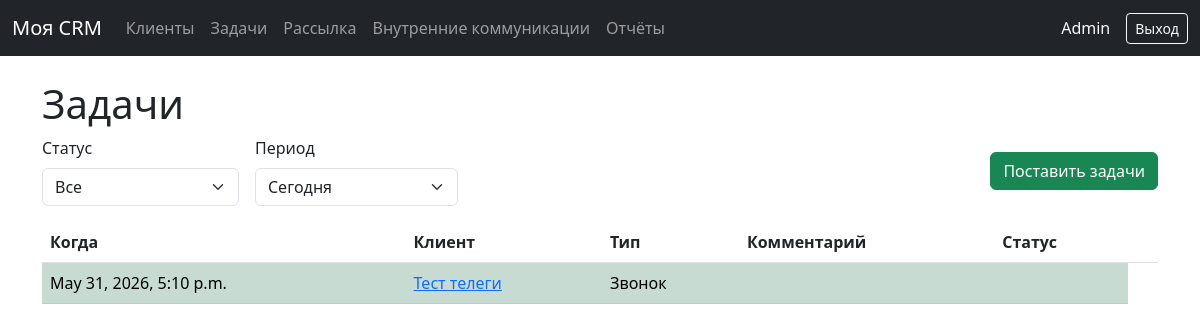
Page /tasks/ (signed in) on the committed database.
### crm/models.py (models this page shows, shortened)
class CallTask(models.Model):
    TASK_TYPE_CHOICES = [
        ('CALL', 'Звонок'),
        ('EMAIL', 'Письмо'),
        ('MESSAGE', 'Сообщение'),
        ('MEETING', 'Встреча'),
    ]
    STATUS_CHOICES = [
        ('PLANNED', 'Запланирован'),
        ('DONE', 'Выполнен'),
    ]
    client = models.ForeignKey(
        Client,
        verbose_name="Клиент",
        on_delete=models.CASCADE,
        related_name='call_tasks'
    )
    assigned_to = models.ForeignKey(
        User,
        verbose_name="Ответственный менеджер",
        on_delete=models.SET_NULL,
        null=True,
        blank=True,
        related_name='call_tasks'
    )
    planned_at = models.DateTimeField("Когда выполнить")
    status = models.CharField(
        "Статус",
        max_length=20,
        choices=STATUS_CHOICES,
        default='PLANNED'
    )
    task_type = models.CharField(
        "Тип задачи",
        max_length=20,
        choices=TASK_TYPE_CHOICES,
        default='CALL',
    )
    comment = models.CharField("Комментарий", max_length=255, blank=True, null=True)
    created_at = models.DateTimeField("Создано", auto_now_add=True)

class Client(models.Model):
    CONTACT_TYPE_CHOICES = [
        ('PHONE', 'Телефон'),
        ('EMAIL', 'Email'),
        ('TELEGRAM', 'Telegram'),
        ('WHATSAPP', 'WhatsApp'),
    ]
    CLIENT_TYPE_CHOICES = [
        ('BUYER', 'Покупатель'),
        ('BUILDER', 'Строитель'),
    ]
    PIPELINE_STAGE_CHOICES = [
        ('B_COLD', 'Холодный контакт (покупатель)'),
        ('B_NEEDS', 'Выявление потребности (покупатель)'),
        ('B_OFFER', 'Предложение (покупатель)'),
        ('B_PAYMENT', 'Оплата (покупатель)'),
        ('B_DELIVERY', 'Исполнение (покупатель)'),
        ('BU_COLD', 'Холодный контакт (строитель)'),
        ('BU_CONTACT', 'Контакт (строитель)'),
        ('BU_TASKS', 'Выявление задач (строитель)'),
        ('BU_KP', 'КП (строитель)'),
        ('BU_FIRST_CONTRACT', 'Первый договор (строитель)'),
        ('BU_SUPPORT', 'Сопровождение и удержание (строитель)'),
    ]
    full_name = models.CharField("ФИО", max_length=255)
    phone = models.CharField("Телефон", max_length=50)
    email = models.EmailField("Email", max_length=255, blank=True, null=True)
    telegram = models.CharField("Telegram", max_length=100, blank=True, null=True)
    whatsapp = models.CharField("WhatsApp", max_length=100, blank=True, null=True)
    responsible = models.ForeignKey(
        User,
        verbose_name="Ответственный менеджер",
        on_delete=models.SET_NULL,
        null=True,
        blank=True,
        related_name='clients'
    )
    client_type = models.CharField(
        "Тип клиента",
        max_length=20,
        choices=CLIENT_TYPE_CHOICES,
        default='BUYER',
    )
    pipeline_stage = models.CharField(
        "Этап воронки",
        max_length=30,
        choices=PIPELINE_STAGE_CHOICES,
        blank=True,
        null=True,
    )
    preferred_contact = models.CharField(
        "Приоритетный тип связи",
        max_length=20,
        choices=CONTACT_TYPE_CHOICES,
        blank=True,
        null=True,
    )
    source = models.CharField(
        "Источник",
        max_length=255,
        blank=True,
        null=True,
        help_text="Откуда пришёл клиент (реклама, рекомендация и т.п.)",
    )
    request_text = models.CharField(
        "Запрос",
        max_length=500,
        blank=True,
        null=True,
        help_text="Краткий запрос клиента",
    )
    first_note = models.TextField(
        "Примечание при создании",
        blank=True,
        null=True,
        help_text="Подробное примечание при создании клиента",
    )
    created_at = models.DateTimeField("Создан", auto_now_add=True)
    updated_at = models.DateTimeField("Обновлён", auto_now=True)

### crm/views.py (the view, shortened to what this page needs)
# urls.py: path('tasks/', views.task_list, name='task_list'),
@login_required
def task_list(request):
    user = request.user
    status = request.GET.get('status', '')
    period = request.GET.get('period', 'today')
    tasks = CallTask.objects.filter(assigned_to=request.user)
    if status in ['PLANNED', 'DONE']:
        tasks = tasks.filter(status=status)
    now = timezone.now()
    today_start = now.replace(hour=0, minute=0, second=0, microsecond=0)
    today_end = today_start + timezone.timedelta(days=1)
    week_end = today_start + timezone.timedelta(days=7)
    if period == 'today':
        tasks = tasks.filter(planned_at__gte=today_start, planned_at__lt=today_end)
    elif period == 'week':
        tasks = tasks.filter(planned_at__gte=today_start, planned_at__lt=week_end)
    elif period == 'overdue':
        tasks = tasks.filter(planned_at__lt=now, status='PLANNED')
    elif period == 'all':
        pass
    tasks = tasks.annotate(
        sort_status=Case(
            When(status='PLANNED', planned_at__lt=now, then=Value(0)),
            When(status='PLANNED', planned_at__gte=now, then=Value(1)),
            When(status='DONE', then=Value(2)),
            default=Value(3),
            output_field=IntegerField(),
        )
    ).order_by('sort_status', 'planned_at')
    clients_for_modal = []
    managers = None
    pipeline_stages_for_filter = BUYER_PIPELINE + BUILDER_PIPELINE
    if user.is_superuser:
        clients_for_modal = (
            Client.objects
            .all()
            .select_related('responsible')
            .order_by('full_name')
        )
        managers = User.objects.filter(is_active=True).order_by('username')
    context = {
        'tasks': tasks,
        'status': status,
        'period': period,
        'now': timezone.now(),
        'is_superuser': user.is_superuser,
        'clients_for_modal': clients_for_modal,
        'managers': managers,
        'pipeline_stages_for_filter': pipeline_stages_for_filter,
    }
    return render(request, 'crm/task_list.html', context)

### crm/templates/crm/task_list.html (shortened to what this page needs)
{% extends "crm/base.html" %}
{% block content %}
<h1>Задачи</h1>
<div class="d-flex justify-content-between align-items-center mb-3">
  <form method="get" class="row g-3">
    <div class="col-auto">
      <label class="form-label">Статус</label>
      <select name="status" class="form-select" onchange="this.form.submit()">
        <option value="">Все</option>
      </select>
    </div>
    <div class="col-auto">
      <label class="form-label">Период</label>
      <select name="period" class="form-select" onchange="this.form.submit()">
        <option value="today" {% if period == 'today' %}selected{% endif %}>Сегодня</option>
      </select>
    </div>
  </form>
  {% if is_superuser %}
    <button type="button"
            class="btn btn-success"
            data-bs-toggle="modal"
            data-bs-target="#bulkTasksModal">
      Поставить задачи
    </button>
  {% endif %}
</div>
<table class="table table-striped align-middle">
  <thead>
    <tr>
      <th>Когда</th>
      <th>Клиент</th>
      <th>Тип</th>
      <th>Комментарий</th>
      <th>Статус</th>
      <th></th>
    </tr>
  </thead>
  <tbody>
    {% for task in tasks %}
      <tr
        {% if task.status == 'PLANNED' and task.planned_at < now %}
          class="table-danger"
        {% elif task.status == 'PLANNED' %}
          class="table-warning"
        {% elif task.status == 'DONE' %}
          class="table-success"
        {% endif %}
      >
        <td>{{ task.planned_at }}</td>
        <td>
          <a href="{% url 'crm:client_detail' task.client.id %}">
            {{ task.client.full_name }}
          </a>
        </td>
        <td>{{ task.get_task_type_display }}</td>
        <td>{{ task.comment }}</td>
        <td>
        </td>
      </tr>
    {% empty %}
      <tr>
        <td colspan="6">Задач не найдено.</td>
      </tr>
    {% endfor %}
  </tbody>
</table>
{% endblock %}

### crm/templates/crm/base.html (shortened to what this page needs)
<!DOCTYPE html>
<html lang="ru">
<head>
    <link href="https://cdn.jsdelivr.net/npm/bootstrap@5.3.0/dist/css/bootstrap.min.css" rel="stylesheet">
</head>
<body>
<nav class="navbar navbar-expand-lg navbar-dark bg-dark mb-4">
  <div class="container-fluid">
    <a class="navbar-brand" href="{% url 'crm:dashboard' %}">Моя CRM</a>
    <div class="collapse navbar-collapse" id="navbarSupportedContent">
      <ul class="navbar-nav me-auto mb-2 mb-lg-0">
        <li class="nav-item">
          <a class="nav-link" href="{% url 'crm:client_list' %}">Клиенты</a>
        </li>
        <li class="nav-item">
          <a class="nav-link" href="{% url 'crm:task_list' %}">Задачи</a>
        </li>
        <li class="nav-item">
          <a class="nav-link" href="{% url 'crm:bulk_mail' %}">Рассылка</a>
        </li>
		<li class="nav-item">
			<a class="nav-link" href="{% url 'crm:internal_messages' %}">Внутренние коммуникации</a>
		</li>
        {% if user.is_superuser %}
        <li class="nav-item">
          <a class="nav-link" href="{% url 'crm:reports' %}">Отчёты</a>
        </li>
        {% endif %}
      </ul>
      <span class="navbar-text text-light me-3">
        {% if user.is_authenticated %}
          {{ user.username }}
        {% endif %}
      </span>
      {% if user.is_authenticated %}
        <form method="post" action="{% url 'logout' %}" style="display:inline;">
          <button type="submit" class="btn btn-outline-light btn-sm">Выход</button>
        </form>
      {% else %}
        <a class="btn btn-outline-light btn-sm" href="{% url 'login' %}">Вход</a>
      {% endif %}
    </div>
  </div>
</nav>
<div class="container">
    {% block content %}{% endblock %}
</div>
</body>
</html>

### rows in the picture
CallTask: planned_at "May 31, 2026, 5:10 p.m.", client.full_name "Тест телеги", task_type "Звонок"

### other values in the picture
{{ user.username }} "Admin"
